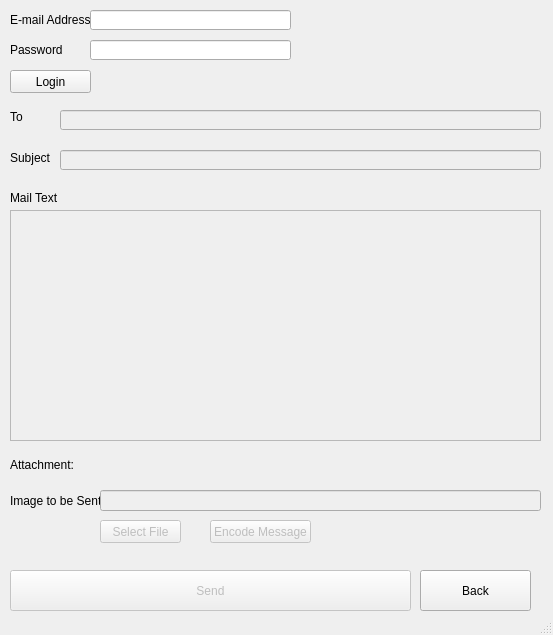
<?xml version="1.0" encoding="UTF-8"?>
<ui version="4.0">
 <class>MainWindow</class>
 <widget class="QMainWindow" name="MainWindow">
  <property name="geometry">
   <rect>
    <x>0</x>
    <y>0</y>
    <width>553</width>
    <height>635</height>
   </rect>
  </property>
  <property name="windowTitle">
   <string>MainWindow</string>
  </property>
  <widget class="QWidget" name="centralwidget">
   <widget class="QLabel" name="label">
    <property name="geometry">
     <rect>
      <x>10</x>
      <y>10</y>
      <width>91</width>
      <height>20</height>
     </rect>
    </property>
    <property name="text">
     <string>E-mail Address</string>
    </property>
   </widget>
   <widget class="QLineEdit" name="inputEmail">
    <property name="geometry">
     <rect>
      <x>90</x>
      <y>10</y>
      <width>201</width>
      <height>20</height>
     </rect>
    </property>
   </widget>
   <widget class="QLabel" name="label_2">
    <property name="geometry">
     <rect>
      <x>10</x>
      <y>40</y>
      <width>91</width>
      <height>20</height>
     </rect>
    </property>
    <property name="text">
     <string>Password</string>
    </property>
   </widget>
   <widget class="QLineEdit" name="emailPassword">
    <property name="geometry">
     <rect>
      <x>90</x>
      <y>40</y>
      <width>201</width>
      <height>20</height>
     </rect>
    </property>
    <property name="echoMode">
     <enum>QLineEdit::Password</enum>
    </property>
   </widget>
   <widget class="QPushButton" name="loginButton">
    <property name="geometry">
     <rect>
      <x>10</x>
      <y>70</y>
      <width>81</width>
      <height>23</height>
     </rect>
    </property>
    <property name="text">
     <string>Login</string>
    </property>
   </widget>
   <widget class="QLabel" name="label_5">
    <property name="geometry">
     <rect>
      <x>10</x>
      <y>110</y>
      <width>47</width>
      <height>13</height>
     </rect>
    </property>
    <property name="text">
     <string>To</string>
    </property>
   </widget>
   <widget class="QLineEdit" name="destinationEmail">
    <property name="enabled">
     <bool>false</bool>
    </property>
    <property name="geometry">
     <rect>
      <x>60</x>
      <y>110</y>
      <width>481</width>
      <height>20</height>
     </rect>
    </property>
   </widget>
   <widget class="QLabel" name="label_6">
    <property name="geometry">
     <rect>
      <x>10</x>
      <y>150</y>
      <width>51</width>
      <height>16</height>
     </rect>
    </property>
    <property name="text">
     <string>Subject</string>
    </property>
   </widget>
   <widget class="QLineEdit" name="emailSubject">
    <property name="enabled">
     <bool>false</bool>
    </property>
    <property name="geometry">
     <rect>
      <x>60</x>
      <y>150</y>
      <width>481</width>
      <height>20</height>
     </rect>
    </property>
   </widget>
   <widget class="QLabel" name="label_7">
    <property name="geometry">
     <rect>
      <x>10</x>
      <y>190</y>
      <width>51</width>
      <height>16</height>
     </rect>
    </property>
    <property name="text">
     <string>Mail Text</string>
    </property>
   </widget>
   <widget class="QTextEdit" name="mailComposition">
    <property name="enabled">
     <bool>false</bool>
    </property>
    <property name="geometry">
     <rect>
      <x>10</x>
      <y>210</y>
      <width>531</width>
      <height>231</height>
     </rect>
    </property>
   </widget>
   <widget class="QPushButton" name="sendMailButton">
    <property name="enabled">
     <bool>false</bool>
    </property>
    <property name="geometry">
     <rect>
      <x>10</x>
      <y>570</y>
      <width>401</width>
      <height>41</height>
     </rect>
    </property>
    <property name="text">
     <string>Send</string>
    </property>
   </widget>
   <widget class="QLabel" name="label_9">
    <property name="geometry">
     <rect>
      <x>10</x>
      <y>490</y>
      <width>121</width>
      <height>21</height>
     </rect>
    </property>
    <property name="text">
     <string>Image to be Sent</string>
    </property>
   </widget>
   <widget class="QLineEdit" name="selectedImagePath">
    <property name="enabled">
     <bool>false</bool>
    </property>
    <property name="geometry">
     <rect>
      <x>100</x>
      <y>490</y>
      <width>441</width>
      <height>21</height>
     </rect>
    </property>
   </widget>
   <widget class="QPushButton" name="selectImageButton">
    <property name="enabled">
     <bool>false</bool>
    </property>
    <property name="geometry">
     <rect>
      <x>100</x>
      <y>520</y>
      <width>81</width>
      <height>23</height>
     </rect>
    </property>
    <property name="text">
     <string>Select File</string>
    </property>
   </widget>
   <widget class="QPushButton" name="encryptImageButton">
    <property name="enabled">
     <bool>false</bool>
    </property>
    <property name="geometry">
     <rect>
      <x>210</x>
      <y>520</y>
      <width>101</width>
      <height>23</height>
     </rect>
    </property>
    <property name="text">
     <string>Encode Message</string>
    </property>
   </widget>
   <widget class="QPushButton" name="encryptorBackButton">
    <property name="geometry">
     <rect>
      <x>420</x>
      <y>570</y>
      <width>111</width>
      <height>41</height>
     </rect>
    </property>
    <property name="text">
     <string>Back</string>
    </property>
   </widget>
   <widget class="QLabel" name="label_3">
    <property name="geometry">
     <rect>
      <x>10</x>
      <y>449</y>
      <width>531</width>
      <height>31</height>
     </rect>
    </property>
    <property name="text">
     <string>Attachment:</string>
    </property>
   </widget>
   <widget class="QLabel" name="charCounter">
    <property name="geometry">
     <rect>
      <x>396</x>
      <y>440</y>
      <width>141</width>
      <height>20</height>
     </rect>
    </property>
    <property name="text">
     <string/>
    </property>
   </widget>
  </widget>
  <widget class="QStatusBar" name="statusbar"/>
 </widget>
 <resources/>
 <connections/>
</ui>
